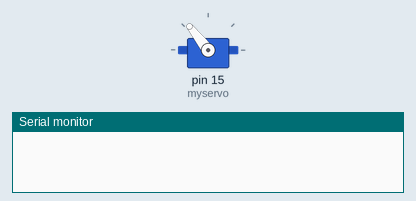
This sketch was run on a simulated Arduino Uno, built with avr-gcc and run on an emulated ATmega328P. On the bench: servo, the last lines printed to the serial monitor.

Above: at 0.05 s.
At 0.65 s:
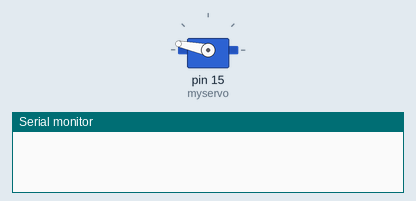
At 1.75 s:
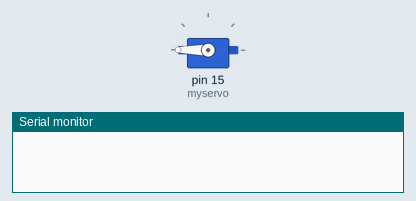
At 3.45 s:
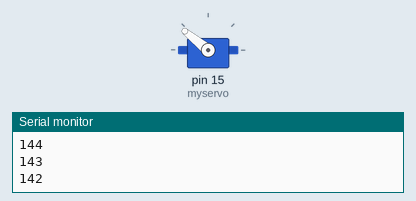
Timing chart, 0 to 7.4 s (numbered marks = the images above):
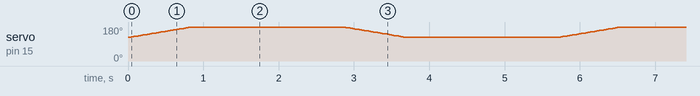

The sketch:

Prueba_Servo.ino
```cpp
#include <Servo.h>

Servo myservo;  // create servo object to control a servo

int pos = 0;    // variable to store the servo position

void setup() {
  myservo.attach(15);  // attaches the servo on pin 13 to the servo object
  Serial.begin(115200);
}

void loop() {
  for (pos = 125; pos <= 180; pos += 1) { // goes from 0 degrees to 180 degrees
    // in steps of 1 degree
    myservo.write(pos);              // tell servo to go to position in variable 'pos'
    delay(15);                       // waits 15ms for the servo to reach the position

  }
  delay(2000);
  for (pos = 180; pos >= 125; pos -= 1) { // goes from 180 degrees to 0 degrees
    myservo.write(pos);              // tell servo to go to position in variable 'pos'
    delay(15);                       // waits 15ms for the servo to reach the position
    Serial.println(pos);
  }
  delay(2000);
}
```
